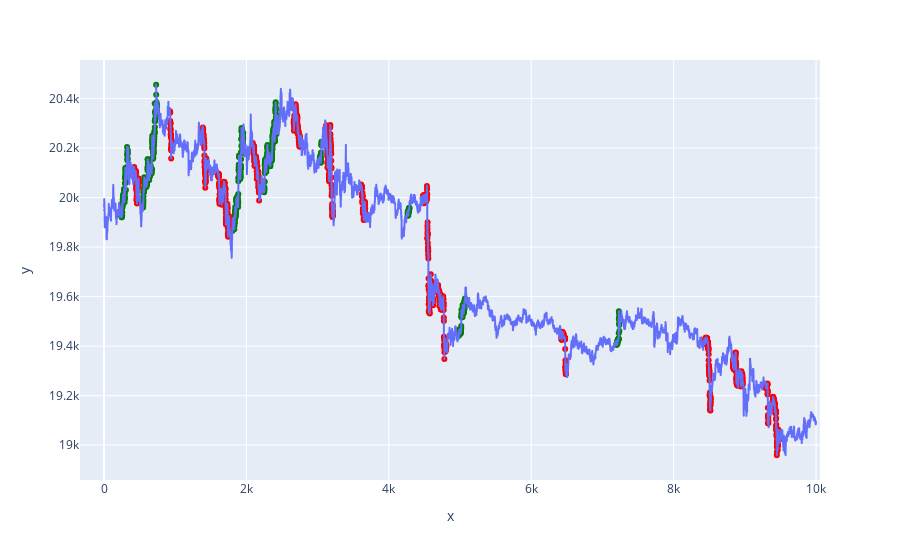

Notebook cell for this chart:
### Code cell
df_small = df[-10_000:]
labels = df_small.label.to_numpy()

buy_indices = np.where(labels == 1)[0]
sell_indices = np.where(labels == -1)[0]

fig = px.line(x=range(len(df_small)), y=df_small.close)

fig.add_trace(
    go.Scatter(
        x=buy_indices,
        y=df_small.iloc[buy_indices].close,
        mode="markers",
        line=go.scatter.Line(color="green"),
        showlegend=False
    )
)
fig.add_trace(
    go.Scatter(
        x=sell_indices,
        y=df_small.iloc[sell_indices].close,
        mode="markers",
        line=go.scatter.Line(color="red"),
        showlegend=False
    )
)

fig.show()

### Figure 1 — Plotly figure (JSON) as saved in the notebook; plotly's stock layout.template omitted (floating-point values rounded to 4 significant figures; data arrays with more than 128 entries replaced by an {"elided": "..."} marker saying what was removed)
{"data": [{"hovertemplate": "x=%{x}<br>y=%{y}<extra></extra>", "legendgroup": "", "line": {"color": "#636efa", "dash": "solid"}, "marker": {"symbol": "circle"}, "mode": "lines", "name": "", "showlegend": false, "type": "scattergl", "x": {"elided": "10000 int values"}, "xaxis": "x", "y": {"elided": "10000 float values"}, "yaxis": "y"}, {"line": {"color": "green"}, "mode": "markers", "showlegend": false, "type": "scatter", "x": {"elided": "827 int values"}, "y": {"elided": "827 float values"}}, {"line": {"color": "red"}, "mode": "markers", "showlegend": false, "type": "scatter", "x": {"elided": "1312 int values"}, "y": {"elided": "1312 float values"}}], "layout": {"legend": {"tracegroupgap": 0}, "margin": {"t": 60}, "xaxis": {"anchor": "y", "domain": [0, 1], "title": {"text": "x"}}, "yaxis": {"anchor": "x", "domain": [0, 1], "title": {"text": "y"}}}}
